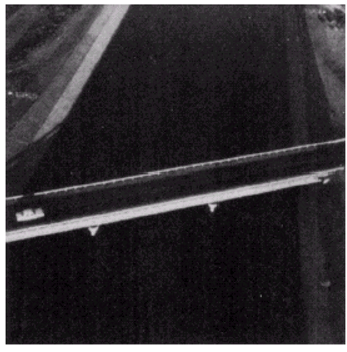
%> input picture Images/Gray_Level_Slicing1.png, 347 x 352 px
$ octave Gray_Level_Slicing.m   (GNU Octave 9; MATLAB toolbox functions it lacks are replaced by stand-ins)
%> lines starting %> are read from the running program, lines starting %| are printed output that depends on the picture; in (x1, y1, x2, y2) boxes, pixels count from 0 and x2, y2 are one past the last pixel; in counts of white or black regions, pixels touching at a corner belong together; the program's own positions count from 1
clc;
clear all;
close all;
img = imread('C:\Users\NAKUL DEB NATH\Desktop\CSE4182-Digital Image Processing Lab\Images\Gray_level_Slicing1.png');
%> img is the input picture: size 352x347x3 uint8; mean R, G, B 51.9, 48.7, 51.9
img = rgb2gray(img);
%> img: size 352x347 uint8

without_background = uint8(img);
with_background = uint8(img);

[n,m] = size(without_background);
%> n = 352; m = 347
l = 256;

for i=1:n
    for j=1:m
        %With out BackGround
        if(without_background(i,j)>120 & without_background(i,j)<220)
            without_background(i,j) = l-1;
        else
            without_background(i,j) = 0;
        end

        %With BackGround
        if(with_background(i,j)>120 & with_background(i,j)<220)
            with_background(i,j) = l-1;
        end
    end
end
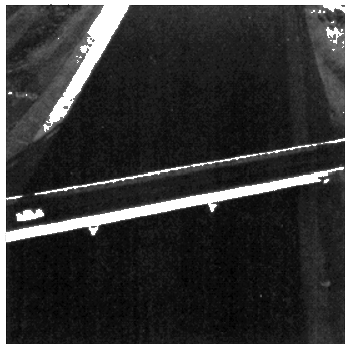
%> with_background: size 352x347 uint8; min 0, max 255, mean 55.7
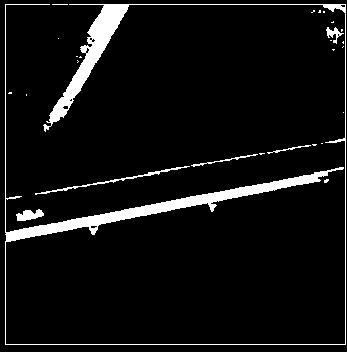
%> without_background: size 352x347 uint8; 6.4% white; 27 white regions (21 under 20 px), largest, box (x1, y1, x2, y2) and area: (5, 4, 346, 345) 6929, (35, 166, 190, 195) 315, (16, 209, 44, 221) 211, (326, 27, 344, 44) 115, (191, 154, 258, 167) 113, (267, 145, 311, 154) 70
figure,imshow(img);title('Original Image');
figure;
imshow(without_background); title('Gray Level Slicing Without BackGround');

for i=1:n
    for j=1:m
        %With BackGround
        if(without_background(i,j)>120 & without_background(i,j)<220)
            without_background(i,j) = l-1;
        end
    end
end
figure;
imshow(with_background); title('Gray Level Slicing With BackGround');
